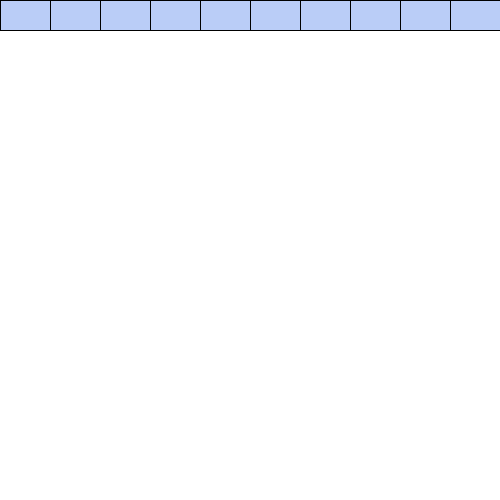
Frame 1 (no input)
Frame 60 (the mouse pressed at the canvas centre just before this capture): identical to frame 1, image omitted
Frame 120 (the mouse held since frame 60 and released just before this capture): identical to frame 1, image omitted

The Processing sketch that drew this single still picture (run headless with seeded random() and noise(); from frame 60 on, the mouse is pressed at the canvas centre):

// Processing sketch: AT_bricks
// ── AT_bricks.pde
int [] bricks = new int[10];

void setup(){
  size(500, 500);
  
  int i = 0;
  while (i < bricks.length){
    bricks[i] = 1;
    i++;
  }
  //printArray(bricks);
}

void draw(){
  background(255);
  
  int i = 0;
  while (i < bricks.length){
    if (bricks[i] == 0){
      fill(255);
    } else{
      fill(186, 205, 247);
    }
    
    rect(50*i, 0, 50, 30);
    i++;
  }
  
  if (mousePressed && mouseY < 30){
    bricks[mouseX / 50] = 1 - bricks[mouseX / 50];
  }
  
}
